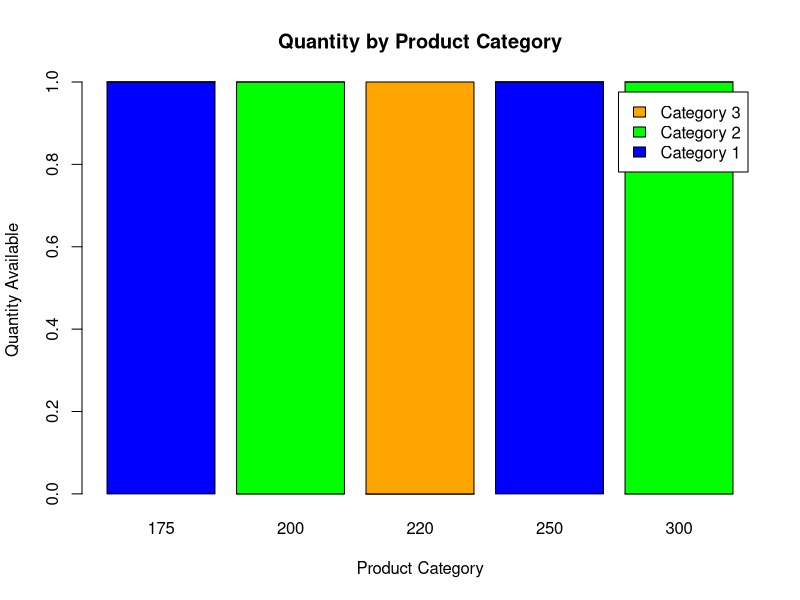

Here is the R script that generated this plot:
category <- c("Category 1","Category 1","Category 2","Category 2","Category 3")
quantity <- c(250,175,300,200,220)

data <- table(category, quantity)

barplot(data,
        main="Quantity by Product Category",
        xlab="Product Category",
        ylab="Quantity Available",
        col=c("blue","green","orange"),
        legend=rownames(data))
